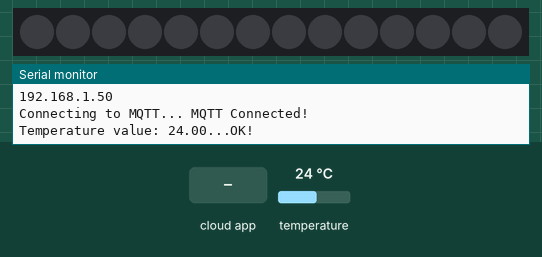
Recording of a sketch running on a simulated ESP32-S3. Parts: 14 RGB LEDs in strip order, left to right, the last lines printed to the serial monitor. The test bench sets the inputs (shaded band); at power-on: temperature 24 °C. Dim RGB values are drawn brighter than linear; WiFi joins after 1.5 s; servers stay silent unless stated; no MQTT or app messages arrive unless stated.

Above: at 4.7 s.
4.8 s: the phone or cloud app sets temperature to 0
At 10.01 s:
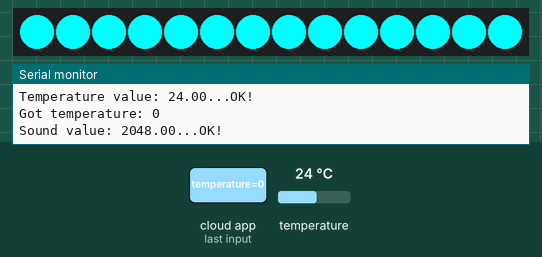
At 11.8 s:
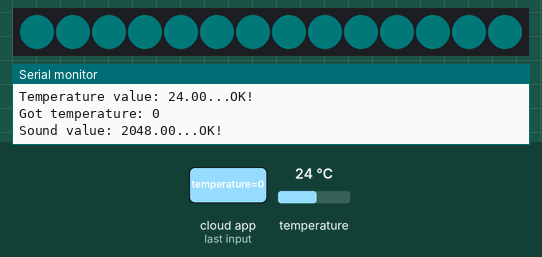
Timing chart, 0 to 12.3 s (numbered marks = the images above; inputs shaded):
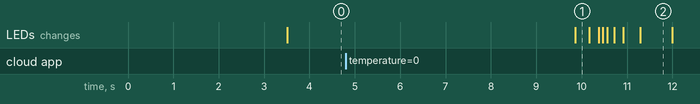

Measured:
- after the input at 4.8 s, the LEDs: change after 5.1 s (image 1)

The sketch:

temperature_sound_feed.ino
```cpp
/***************************************************

  SHENKAR - SMART SYSTEMS
  By: Karina Nosenko
  DATE: May-2021

 ****************************************************/

#include <WiFi.h>
#include "Adafruit_MQTT.h"
#include "Adafruit_MQTT_Client.h"
#include <Wire.h>
#include "Adafruit_MCP9808.h"
#include <Adafruit_NeoPixel.h>

/************************* WiFi Access Point *********************************/

#define WLAN_SSID       "YOUR_WIFI_NAME"
#define WLAN_PASS       "YOUR_WIFI_PASSWORD"

/************************* Adafruit.io Setup *********************************/

#define AIO_SERVER      "io.adafruit.com"
#define AIO_SERVERPORT  1883
#define AIO_USERNAME    "karina_n"
#define AIO_KEY         "aio_nIjg57K4J6PPA91UlIwabYOWkJ6k"

/**************************** Global State **********************************/

// Create an ESP8266 WiFiClient class to connect to the MQTT server.
WiFiClient client;

// Setup the MQTT client class by passing in the WiFi client and MQTT server and login details.
Adafruit_MQTT_Client mqtt(&client, AIO_SERVER, AIO_SERVERPORT, AIO_USERNAME, AIO_KEY);

/****************************** Feeds ***************************************/

// Setup a feed called 'sound_sensor' for publishing.
Adafruit_MQTT_Publish sound_sensor = Adafruit_MQTT_Publish(&mqtt, AIO_USERNAME "/feeds/sound");

// Setup a feed called 'temperature_sensor' for publishing.
Adafruit_MQTT_Publish temperature_sensor = Adafruit_MQTT_Publish(&mqtt, AIO_USERNAME "/feeds/temperature");

// Setup a feed called 'sound_sensor' for subscribing to changes.
Adafruit_MQTT_Subscribe soundSensor = Adafruit_MQTT_Subscribe(&mqtt, AIO_USERNAME "/feeds/sound");

// Setup a feed called 'temperature_sensor' for subscribing to changes.
Adafruit_MQTT_Subscribe temperatureSensor = Adafruit_MQTT_Subscribe(&mqtt, AIO_USERNAME "/feeds/temperature");

/*************************** Sketch Code ************************************/

#define soundPIN 37   // Pin of sound sensor
#define rgbPIN  10    // Pin of NeoPixels
#define NUMPIXELS 14  // Number of attached NeoPixels
#define DELAYVAL 100  // Time (in milliseconds) to pause between pixels


// When setting up the NeoPixel library, we tell it how many pixels,
// and which pin to use to send signals
Adafruit_NeoPixel pixels(NUMPIXELS, rgbPIN, NEO_GRB + NEO_KHZ800);

// Create the MCP9808 temperature sensor object
Adafruit_MCP9808 tempsensor = Adafruit_MCP9808();

void MQTT_connect();


void setup() {
  Serial.begin(115200);
  delay(1000);
  Serial.println(F("Starting..."));
  delay(1000);
  Serial.println(F("\n\n##################################"));
  Serial.println(F("Adafruit MQTT demo - SHENKAR"));
  Serial.println(F("##################################"));

  // Connect to WiFi access point.
  Serial.println(); Serial.println();
  Serial.print("Connecting to ");
  Serial.println(WLAN_SSID);

  WiFi.begin(WLAN_SSID, WLAN_PASS);
  while (WiFi.status() != WL_CONNECTED) {
    delay(500);
    Serial.print(".");
  }
  Serial.println();

  Serial.println("WiFi connected");
  Serial.println("IP address: "); Serial.println(WiFi.localIP());
  Serial.println();

  mqtt.subscribe(&soundSensor);           // Setup MQTT subscription for sound_sensor feed.
  mqtt.subscribe(&temperatureSensor);     // Setup MQTT subscription for temperature_sensor feed.

  //Setup the temperature sensor
  Wire.begin();
  if (!tempsensor.begin(0x18)) {              // 0x1C Address For MANTA Temperature Sensor
    Serial.println("Couldn't find MCP9808!");
    while (1);
  }

  //Setup the sound sensor
  pinMode (soundPIN, INPUT);

  //Setup NeoPixel strip object
  pixels.begin();

}

int red=0, green = 0, blue = 0;
int delaySound = 0;


void loop() {

  MQTT_connect();

  Adafruit_MQTT_Subscribe *subscription;

  // Read the value from the temperature sensor and publish it
  float tempValue = tempsensor.readTempC();

  Serial.print(F("\nTemperature value: "));
  Serial.print(tempValue);
  Serial.print("...");
  if (! temperature_sensor.publish(tempValue)) {
    Serial.println(F("Failed"));
  } else {
    Serial.println(F("OK!"));
  }

  // Read the last temperature value from Adafruit
  char* lastTemperatureValue;
  float lastTemperature;
  while ((subscription = mqtt.readSubscription(2000))) {
    if (subscription == &temperatureSensor) {
      Serial.print(F("Got temperature: "));
      lastTemperatureValue = (char *)temperatureSensor.lastread;
      Serial.println(lastTemperatureValue);
    }
  }
  lastTemperature = atof(lastTemperatureValue);

  delay(1000);

  // Read the value from the sound sensor and publish it
  float soundValue = analogRead(soundPIN);

  Serial.print(F("\nSound value: "));
  Serial.print(soundValue);
  Serial.print("...");
  if (! sound_sensor.publish(soundValue)) {
    Serial.println(F("Failed"));
  } else {
    Serial.println(F("OK!"));
  }

   // Read the last sound value from Adafruit
  char* lastSoundValue;
  float lastSound;
  while ((subscription = mqtt.readSubscription(2000))) {
    if (subscription == &soundSensor) {
      Serial.print(F("Got sound: "));
      lastSoundValue = (char *)soundSensor.lastread;
      Serial.println(lastSoundValue);
    }
  }
  lastSound = atof(lastSoundValue);

  //delay(2000);

  pixels.clear(); // Set all pixel colors to 'off'

  //set the red color
  red = (lastTemperature*10-140);
  if(red > 255) red = 255;
  else if(red < 0) red = 0;

  //set the blue color
  blue = 0;
  if(lastTemperature*10 <= 250) {
    blue = 255 - red;
  }

  //set the green color
  green = 255-red;
  if(((red-blue)<10 && (red-blue)>=0) || ((blue-red)<10 && (blue-red)>=0)){ //if there is a small difference between blue and red - "normal" temperature - add green
    green = 255 - red;

  }

  //set the delay time - depends on the sound input
  if(lastSound<105) delaySound = 500;
  else  delaySound = 200;

  //define the way to show the pixels
  if(lastSound < 104) pulseColor(delaySound, red, green, blue);
  else if (lastSound>=104 && lastSound<=106)  runPixels(delaySound, red, green, blue);
  else if (lastSound>106) runPixels(50, red, green, blue);
}


//Display all the pixels one after another
void runPixels(uint8_t wait, int red, int green, int blue) {
    for(int i=0; i<NUMPIXELS; i++) {

    pixels.setPixelColor(i, pixels.Color(red, green, blue));
    pixels.show();

    delay(wait);

    digitalWrite(rgbPIN, HIGH);
  }
}


//Gradually fade in and fade out the leds
void pulseColor(uint8_t wait, int red, int green, int blue) {

  int range = 0;  //range defines the maximum value that will be sent to the setPixelColor()
  if (red>green) {
    if(red>blue) {
      range=red;
    }
    else {
      range=blue;
    }
  }
  else {
    if(green>blue) {
      range=green;
    }
    else {
      range=blue;
    }
  }

  //fade out
  for(int i=1; i<range; i++) {
    for(int j=0; j<NUMPIXELS; j++) {  //fill the whole strip
       pixels.setPixelColor(j, pixels.Color(red/i, green/i, blue/i));
       pixels.show();
       digitalWrite(rgbPIN, HIGH);
    }
    delay(10);
  }

  //fade in
  for(int i=range; i>0; i--) {
    for(int j=0; j<NUMPIXELS; j++) {  //fill the whole strip
       pixels.setPixelColor(j, pixels.Color(red/i, green/i, blue/i));
       pixels.show();
       digitalWrite(rgbPIN, HIGH);
    }
    delay(10);
  }

  pixels.clear(); // Set all pixel colors to 'off'

  //display all the pixels for a 3 seconds
  for(int j=0; j<NUMPIXELS; j++) {  //fill the whole strip
       pixels.setPixelColor(j, pixels.Color(red, green, blue));
       pixels.show();
       digitalWrite(rgbPIN, HIGH);
   }

  delay(3000);
}


// Function to connect and reconnect as necessary to the MQTT server.
// Should be called in the loop function and it will take care if connecting.
void MQTT_connect() {
  int8_t ret;

  // Stop if already connected.
  if (mqtt.connected()) {
    return;
  }

  Serial.print("Connecting to MQTT... ");

  uint8_t retries = 3;
  while ((ret = mqtt.connect()) != 0) { // connect will return 0 for connected
       Serial.println(mqtt.connectErrorString(ret));
       Serial.println("Retrying MQTT connection");
       mqtt.disconnect();
       retries--;
       if (retries == 0) {
         // basically die and wait for WDT to reset me
         while (1);
       }
  }
  Serial.println("MQTT Connected!");
}
```
